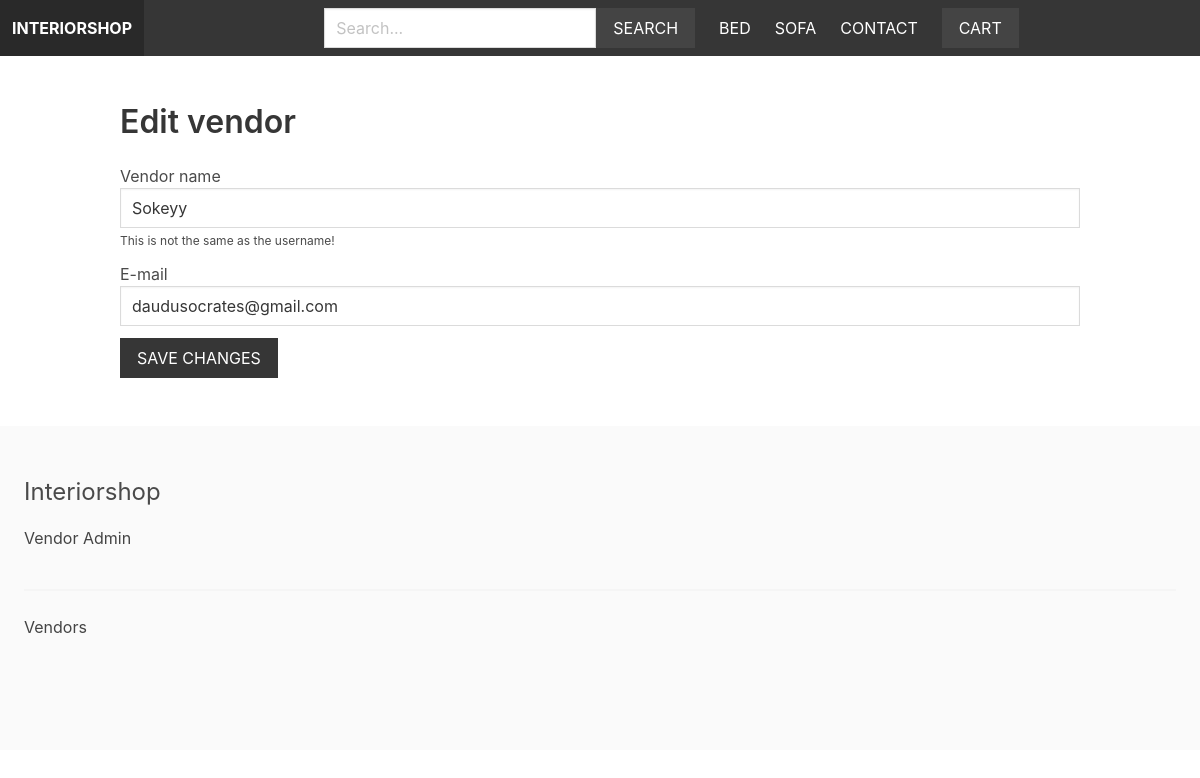
The page /vendor/edit-vendor/ (signed in) on the database its author committed.
### apps/product/models.py (models this page shows, shortened)
class Category(models.Model):
    title = models.CharField(max_length=255)
    slug = models.SlugField(max_length=255)
    ordering = models.IntegerField(default=0)
    class Meta:
        ordering = ['ordering']

### apps/vendor/models.py (models this page shows, shortened)
class Vendor(models.Model):
    name = models.CharField(max_length=255)
    created_at = models.DateTimeField(auto_now_add=True)
    created_by = models.OneToOneField(User, related_name='vendor', on_delete=models.CASCADE)
    class Meta:
        ordering = ['name']

### apps/vendor/views.py (the view, shortened to what this page needs)
# urls.py: path('edit-vendor/', views.edit_vendor, name = 'edit_vendor'),
@login_required
def edit_vendor(request):
    vendor = request.user.vendor
    return render(request, 'vendor/edit_vendor.html', {'vendor': vendor})

### apps/cart/cart.py (called while the page is built)
    def __len__(self):
        return sum(item['quantity'] for item in self.cart.values())

### apps/cart/context_processors.py (called while the page is built)
def cart(request):
    return { 'cart': Cart(request)}

### apps/product/context_processor.py (called while the page is built)
def menu_categories(request):
    categories = Category.objects.all()
    return {'menu_categories': categories}

### apps/vendor/templates/vendor/edit_vendor.html (shortened to what this page needs)
{% extends 'core/base.html' %}
{% block content %}
    <h1 class="title">Edit vendor</h1>
    <form method="post" action=".">
        <div class="field">
            <label>Vendor name</label>
            <div class="control">
                <input type="text" name="name" id="id_name" value="{{ vendor.name }}" class="input">
            </div>
            <p class="help">This is not the same as the username!</p>
        </div>
        <div class="field">
            <label>E-mail</label>
            <div class="control">
                <input type="email" name="email" id="id_email" value="{{ vendor.created_by.email }}" class="input">
            </div>
        </div>
        <div class="field">
            <div class="control">
                <button class="button is-dark is-uppercase">Save changes</button>
            </div>
        </div>
    </form>
{% endblock %}

### apps/core/templates/core/base.html (shortened to what this page needs)
{% load static %}
<!DOCTYPE html>
<html>
    <head>
        <link rel="stylesheet" href="https://cdn.jsdelivr.net/npm/bulma@0.9.4/css/bulma-rtl.min.css">
        <link rel = "stylesheet" href = "{% static 'styles/main.css'%}">
    </head>
    <body>
        <nav class="navbar is-dark">
            <div class="navbar-brand">
                <a href="/" class="navbar-item"><strong>Interiorshop</strong></a>
            </div>
            <div class="navbar-menu" id="main-navbar">
                <div class="navbar-start">
                    <div class="navbar-item">
                        <form method="get" action="{% url 'search' %}">
                            <div class="field has-addons">
                                <div class="control">
                                    <input type="text" class="input" placeholder="Search..." name="query">
                                </div>
                                <div class="control">
                                    <button class="button is-dark is-uppercase">Search</button>
                                </div>
                            </div>
                        </form>
                    </div>
                </div>
                <div class="navbar-end">
                    {% for category in menu_categories %}
                        <a href="{% url 'category' category.slug %}" class="navbar-item">{{ category.title }}</a>
                    {% endfor %}
                    <a href = "{% url 'contact' %}" class = "navbar-item">CONTACT</a>
                    <div class = "navbar-item">
                        <a href = "{% url 'cart' %}" class = "button is-dark">Cart{% if cart %}({{ cart | length}}){% endif %}</a>
                    </div>
                </div>
            </div>
        </nav>
        <section class = "section">
            <div class = "container">
                {% block content%}
                {% endblock %}
            </div>
        </section>
        <footer class="footer">
            <h3 class="is-size-4 mb-4">Interiorshop</h3>
            {% if request.user.is_authenticated %}
                <a href="{% url 'vendor_admin' %}">Vendor Admin</a>
            {% else %}
                <a href="{% url 'become_vendor' %}">Become vendor</a>
            {% endif %}
            <hr>
            <a href = "{% url 'vendors' %}">Vendors</a>
        </footer>
    </body>
</html>

### static/styles/main.css (style rules this page uses)
.navbar { text-transform: uppercase; }
.navbar .is-dark { background: #444; }
.footer a { margin-bottom: 15px; display: inline-block; color: #444; }
.input, .button { border-radius: 0; }

### rows shown on the page
Category: title "BED"
Category: title "SOFA"
Vendor: name "Sokeyy", email "daudusocrates@gmail.com"
